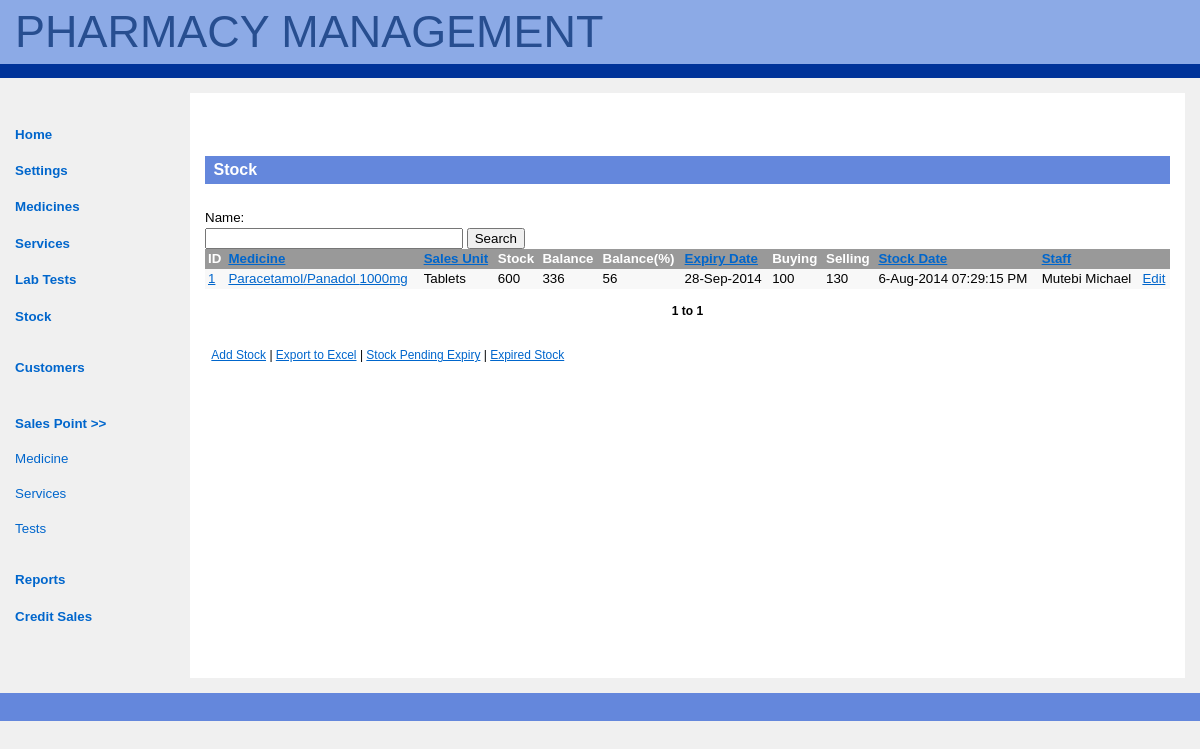
Page /stock_levels.php (signed in) on the committed database.
### tables this page shows
CREATE TABLE IF NOT EXISTS `medicine` (
  `id` int(11) NOT NULL AUTO_INCREMENT,
  `status` enum('active','inactive') NOT NULL DEFAULT 'active',
  `generic_name` varchar(20) NOT NULL,
  `trade_name` varchar(20) NOT NULL,
  `weight` varchar(10) NOT NULL,
  `form` int(11) NOT NULL,
  `category` int(11) NOT NULL,
  `unit` int(11) NOT NULL,
  PRIMARY KEY (`id`)
);

CREATE TABLE IF NOT EXISTS `stock` (
  `id` int(11) NOT NULL AUTO_INCREMENT,
  `medicine` int(11) NOT NULL,
  `stock_amount` int(9) NOT NULL,
  `current_amount` int(9) NOT NULL,
  `percentage_balance` int(3) NOT NULL DEFAULT '100',
  `expiry_date` date NOT NULL,
  `buying` int(6) NOT NULL,
  `selling` int(6) NOT NULL,
  `stock_date` datetime NOT NULL,
  `staff` int(11) NOT NULL,
  PRIMARY KEY (`id`)
);

CREATE TABLE IF NOT EXISTS `units` (
  `id` int(11) NOT NULL AUTO_INCREMENT,
  `value` varchar(11) NOT NULL,
  PRIMARY KEY (`id`),
  UNIQUE KEY `value` (`value`)
);

CREATE TABLE IF NOT EXISTS `form` (
  `id` int(11) NOT NULL AUTO_INCREMENT,
  `form` varchar(20) NOT NULL,
  `sales_unit` varchar(20) NOT NULL,
  PRIMARY KEY (`id`)
);

CREATE TABLE IF NOT EXISTS `users` (
  `id` int(11) NOT NULL AUTO_INCREMENT,
  `status` enum('1','0') NOT NULL DEFAULT '1',
  `username` varchar(15) NOT NULL,
  `password` varchar(40) NOT NULL,
  `first_name` varchar(20) NOT NULL,
  `last_name` varchar(20) NOT NULL,
  `level` enum('admin','staff','user') NOT NULL DEFAULT 'user',
  `comment` text,
  PRIMARY KEY (`id`),
  UNIQUE KEY `username` (`username`)
);

### stock_levels.php (the view, shortened to what this page needs)
<?php require_once("includes/connection.php");?>
<?php require_once("includes/functions.php");?>
<?php
if(isset($_GET['user_list_offset'])){
	$result_list_offset = $_GET['user_list_offset'];
}
else{
	$result_list_offset = 1;
}
$results_per_page = 13;
?>
<?php include("includes/header.php");?>
<div id="main-copy">
        <h1>Stock</h1>
        <div>
        <form autocomplete="off" action="stock_levels.php" method="post">
        <label>Name:</label><input type="text" name="med_search" id="med_search" maxlength="30" value=""/>
        <input type="submit" name="search" id="search" value="Search" />
        </form>
        </div>
        <table class='results'>
        <tr>
        <td class='column_head'>ID</td>
        <td class='column_head'><?php echo "<a href='stock_levels.php?order_by=generic_name ASC'>Medicine</a>";?></td>
        <td class='column_head'><?php echo "<a href='stock_levels.php?order_by=form ASC'>Sales Unit</a>";?></td>
        <td class='column_head'>Stock</td>
        <td class='column_head'>Balance</td>
        <td class='column_head'>Balance(%)</td>
        <td class='column_head'><?php echo "<a href='stock_levels.php?order_by=expiry_date DESC'>Expiry Date</a>";?></td>
        <td class='column_head'>Buying</td>
        <td class='column_head'>Selling</td>
        <td class='column_head'><?php echo "<a href='stock_levels.php?order_by=stock_date DESC'>Stock Date</a>";?></td>
        <td class='column_head'><?php echo "<a href='stock_levels.php?order_by=staff ASC'>Staff</a>";?></td>
         <td class='column_head'></td>
        </tr>
        <?php
        if(isset($_GET['order_by'])){
			$order_by = $_GET['order_by'];
		}
		else{
			$order_by = "s.stock_date DESC";
		}
	   if($order_by){
			if(isset($_POST['search'])){
				$query = "SELECT m.id medicine_id, m.status medicine_status, m.generic_name generic_name, m.trade_name trade_name, m.weight weight, m.form form, m.unit unit_id, u.value unit, m.category category_id, c.name category,  m.form form_id, f.form medicine_form, f.sales_unit sales_unit, s.id stock_id, s.stock_amount stock_amount, SUM(s.stock_amount) total_stocked, s.current_amount current_amount, SUM(s.current_amount) amount_in_stock ,s. percentage_balance percentage_balance, s.expiry_date expiry_date, s.buying buying, s.selling selling, s.stock_date stock_date, s.staff staff FROM medicine m JOIN category c JOIN units u JOIN form f JOIN stock s WHERE m.id = s.medicine AND m.category = c.id AND m.unit = u.id AND m.form = f.id AND s.id IS NOT NULL AND (m.generic_name LIKE '%".$_POST['med_search']."%' OR m.trade_name LIKE '%".$_POST['med_search']."%') ORDER BY ".$order_by." LIMIT ".($result_list_offset-1).", ".$results_per_page;
			}else{
			$query = "SELECT m.id medicine_id, m.status medicine_status, m.generic_name generic_name, m.trade_name trade_name, m.weight weight, m.form form, m.unit unit_id, u.value unit, m.category category_id, c.name category,  m.form form_id, f.form medicine_form, f.sales_unit sales_unit, s.id stock_id, s.stock_amount stock_amount, SUM(s.stock_amount) total_stocked, s.current_amount current_amount, SUM(s.current_amount) amount_in_stock ,s. percentage_balance percentage_balance, s.expiry_date expiry_date, s.buying buying, s.selling selling, s.stock_date stock_date, s.staff staff FROM medicine m JOIN category c JOIN units u JOIN form f JOIN stock s WHERE m.id = s.medicine AND m.category = c.id AND m.unit = u.id  AND m.form = f.id GROUP BY m.id ORDER BY ".$order_by." LIMIT ".($result_list_offset-1).", ".$results_per_page;
		   }
	   }
        $result = mysql_query($query, $connection);
		$rows = mysql_num_rows($result);
        if(isset($result)){
			$i = 0;
			while($medicine = mysql_fetch_array($result)){
                if(!empty($medicine['stock_id'])){
				$stock_id = $medicine['stock_id'];
				$medicine_id = $medicine['medicine_id'];
				$medicine_status = $medicine['medicine_status'];
				$generic_name = $medicine['generic_name'];
				$trade_name = $medicine['trade_name'];
				$weight = $medicine['weight'];
				$unit_of_sale =  ucfirst($medicine['sales_unit']);
				$unit = $medicine['unit'];
				$total_stocked = $medicine['total_stocked'];
				$amount_in_stock = $medicine['amount_in_stock'];
				$balance = $amount_in_stock/$total_stocked*100;
				$balance = round($balance, 2);
				$expiry_date = $medicine['expiry_date'];
				$formated_expiry_date = strtotime($expiry_date);
				$formated_expiry_date = date("j-M-Y", $formated_expiry_date);
				$buying = $medicine['buying'];
				$selling = $medicine['selling'];
				$stock_date = $medicine['stock_date'];
				$formated_stock_date = strtotime($stock_date);
				$formated_stock_date = date("j-M-Y h:i:s A", $formated_stock_date);
				$staff = $medicine['staff'];
				$staff_name = get_users_name($staff);
                if($medicine_status == "active"){
					echo "
                <tr>
                    <td ".even_strip($i)."><a href=\"medicine.php?id=".$medicine_id."\">".$stock_id."</a></td>
					<td ".even_strip($i)."><a href=\"medicine.php?id=".$medicine_id."\">".$generic_name."/".$trade_name." ".$weight."".$unit."</a></td>";
				}else{
				echo "
                <tr>
                    <td ".even_strip($i).">".$stock_id."</td>
					<td ".even_strip($i).">".$generic_name."/".$trade_name." ".$weight."".$unit."</td>";
				}
					echo "<td ".even_strip($i).">".$unit_of_sale."s</td>
					<td ".even_strip($i).">".$total_stocked."</td>
                    <td ".even_strip($i).">".$amount_in_stock."</td>
                    <td ".even_strip($i).">".$balance."</td>
                    <td ".even_strip($i).">".$formated_expiry_date."</td>
                    <td ".even_strip($i).">".$buying."</td>
                    <td ".even_strip($i).">".$selling."</td>
                    <td ".even_strip($i).">".$formated_stock_date."</td>
                    <td ".even_strip($i).">".$staff_name."</td>
                    <td ".even_strip($i)."><a href='medicine.php?id=".$medicine_id."'>Edit</a></td>
                    </tr>";
					$i++;
				}
            }
		$range = $result_list_offset." to ".($result_list_offset+$rows-1);
        }
        ?>
        </table>
        <p align="center"><?php echo " ".($result_list_offset > 1 ? "<a href='stock_levels.php?increment=-1&result_list_offset=$result_list_offset&order_by=".$order_by."'><<</a>" : "")." <b>".$range.
        "</b>".($rows == $results_per_page ? "<a href='stock_levels.php?increment=1&result_list_offset=$result_list_offset&order_by=".$order_by."'>>></a>" : "")." ";?></p>
        <p><a href="add_stock.php">Add Stock</a> | <a href="stock_levels.php?generate_xls=true">Export to Excel</a> | <a href="stock_pending_expiry.php">Stock Pending Expiry</a> | <a href="stock_expired.php">Expired Stock</a></p>
	    </div>
        <div id="footer">
        </div>
    </body>
</html>

### css/style.css (style rules this page uses)
body { color: black; background-color: rgb(240,240,240); font-family: verdana, helvetica, arial, sans-serif; font-size: 100%; margin: 0; padding: 0; }
html > body { font-size: 10pt; }
#main-copy { color: black; background-color: white; text-align: justify; line-height: 1.5em; margin: 15px; margin-left: 190px; height: 555px; padding: 15px; border-left: 15px; }
#main-copy p { margin: 1em 1ex 2em 1ex; padding: 0; }
p { margin-left:20px; font-size:0.9em; line-height:0.em; }
#main-copy a { color: rgb(0,102,204); background-color: transparent; text-decoration: underline; }
#main-copy h1 { color: white; background-color: rgb(100,135,220); font-size: 1.2em; font-weight: bold; margin: 3em 0 0 0; padding: 0.5ex 0 0.5ex 1ex; }
#footer { color: white; background-color: rgb(100,135,220); font-size: 91%; margin: 0; padding: 1em 2.5mm 2.5ex 2.5mm; clear: both; }
label { display:block; font-size: 1em; margin: .8em 0 0; }
input[type="search"], input[type="date"], input[type="number"], input[type="password"], input[type="text"], input[type="email"], input[type="url"], textarea { width: 250px; }
input[type="submit"] { display:; }
table.results { border-collapse: collapse; width: 100%; }
td.column_head, td.cell_value { font-size: 100%; padding: 0 3px 0 3px; color:#333; }
td.column_head { background-color: #999; color:#FFF; font-weight:bold; }
table.results a { color: #FFF; background-color: transparent; text-decoration: underline; }
td { background-color: #fff; }
.even { background-color: #F8F8F8; padding: 0 3px 0 3px; }

### rows in the picture
medicine: stock.id "1", generic_name "Paracetamol", trade_name "Panadol", weight "1000", units.value "mg", form.sales_unit "Tablet", total_stocked "600", amount_in_stock "336", balance "56", stock.expiry_date "28-Sep-2014", stock.buying "100", stock.selling "130", stock.stock_date "6-Aug-2014 07:29:15 PM", stock.staff "Mutebi Michael"

### other values in the picture
$range "1 to 1"
